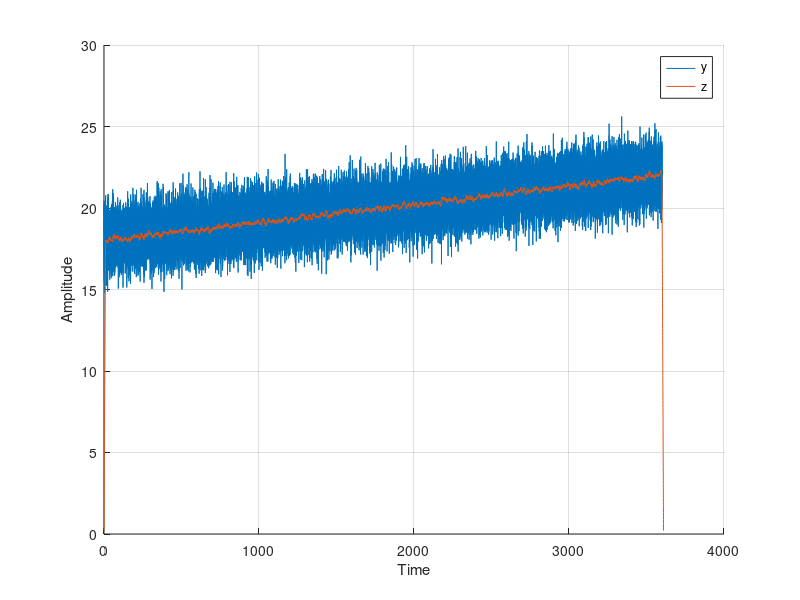

Recreate this plot in MATLAB.
%% TARGET
% Implement a 'moving-average system' using Matlab to clean the signal
% distorted by the noise. The signal is saved in the text file 'data.txt',
% and the sampling frequency is 10 [Hz]. The equation of the moving-average
% system is represented by the equation shown in 'ex01_eqn1.png'.

%% Clear everything
clc;        % 'clc' cleras all the text from the Command Window
clear;      % 'clear' removes all variables from the current workspace
close all;  % 'close all' deletes all figures whose handles are not hidden.

%%  Parameters
Fs = 10;
Ts = 1/Fs;

%% Exercise

% Read the input signal from text file
fileID = fopen('data.txt','r');  % Open the file for reading
formatSpec = '%f';                % Define the format of the data to read
x = fscanf(fileID,formatSpec);    % Read the file data
fclose(fileID);                   % Close the file

% Time vector
n = 0:(length(x)-1);
t = n*Ts;

% The moving-average system (represented by the eq. 1 of the exercise 2) 
% can be seen as a convolution between 'x' (input signal) and a vector
% of 'M ones'
M = 100;
h = ones(1,M)/M;

% Output
y = conv(x,h);
ny = 0:(length(y)-1);
ty = ny*Ts;

%% Figures
figure;
hold on
plot(t,x)
plot(ty,y)
hold off
grid on
legend('y','z')
xlabel('Time')
ylabel('Amplitude')




